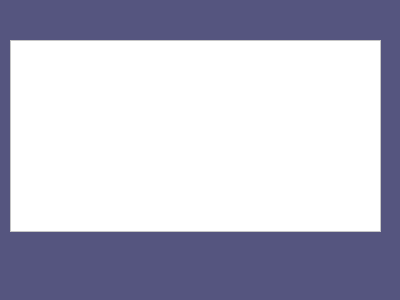
<?xml version="1.0" encoding="UTF-8"?>
<ui version="4.0">
 <class>Form</class>
 <widget class="QWidget" name="Form">
  <property name="geometry">
   <rect>
    <x>0</x>
    <y>0</y>
    <width>400</width>
    <height>300</height>
   </rect>
  </property>
  <property name="windowTitle">
   <string>Form</string>
  </property>
  <property name="styleSheet">
   <string notr="true">background-color: rgb(85, 85, 127);</string>
  </property>
  <widget class="QTextBrowser" name="textBrowser">
   <property name="geometry">
    <rect>
     <x>10</x>
     <y>40</y>
     <width>371</width>
     <height>192</height>
    </rect>
   </property>
   <property name="styleSheet">
    <string notr="true">background-color: rgb(255, 255, 255);</string>
   </property>
   <property name="html">
    <string>&lt;!DOCTYPE HTML PUBLIC &quot;-//W3C//DTD HTML 4.0//EN&quot; &quot;http://www.w3.org/TR/REC-html40/strict.dtd&quot;&gt;
&lt;html&gt;&lt;head&gt;&lt;meta name=&quot;qrichtext&quot; content=&quot;1&quot; /&gt;&lt;style type=&quot;text/css&quot;&gt;
p, li { white-space: pre-wrap; }
&lt;/style&gt;&lt;/head&gt;&lt;body style=&quot; font-family:'MS Shell Dlg 2'; font-size:8.25pt; font-weight:400; font-style:normal;&quot;&gt;
&lt;p align=&quot;center&quot; style=&quot;-qt-paragraph-type:empty; margin-top:0px; margin-bottom:0px; margin-left:0px; margin-right:0px; -qt-block-indent:0; text-indent:0px;&quot;&gt;&lt;br /&gt;&lt;/p&gt;&lt;/body&gt;&lt;/html&gt;</string>
   </property>
  </widget>
 </widget>
 <resources/>
 <connections/>
</ui>
